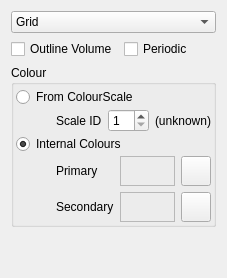
       <widget class="QWidget" name="StylePage">
        <attribute name="title">
         <string>Style</string>
        </attribute>
        <layout class="QVBoxLayout" name="verticalLayout_5">
         <item>
          <widget class="QComboBox" name="GridStyleCombo">
           <property name="sizePolicy">
            <sizepolicy hsizetype="Expanding" vsizetype="Fixed">
             <horstretch>0</horstretch>
             <verstretch>0</verstretch>
            </sizepolicy>
           </property>
           <item>
            <property name="text">
             <string>Grid</string>
            </property>
           </item>
           <item>
            <property name="text">
             <string>Points</string>
            </property>
           </item>
           <item>
            <property name="text">
             <string>Triangles</string>
            </property>
           </item>
           <item>
            <property name="text">
             <string>Solid</string>
            </property>
           </item>
          </widget>
         </item>
         <item>
          <layout class="QHBoxLayout" name="horizontalLayout_9">
           <item>
            <widget class="QCheckBox" name="GridOutlineVolumeCheck">
             <property name="text">
              <string>Outline Volume</string>
             </property>
            </widget>
           </item>
           <item>
            <widget class="QCheckBox" name="GridPeriodicCheck">
             <property name="text">
              <string>Periodic</string>
             </property>
            </widget>
           </item>
          </layout>
         </item>
         <item>
          <widget class="QGroupBox" name="groupBox">
           <property name="title">
            <string>Colour</string>
           </property>
           <layout class="QVBoxLayout">
            <property name="spacing">
             <number>2</number>
            </property>
            <property name="margin">
             <number>2</number>
            </property>
            <item>
             <widget class="QRadioButton" name="GridUseColourScaleRadio">
              <property name="text">
               <string>From ColourScale</string>
              </property>
             </widget>
            </item>
            <item>
             <layout class="QHBoxLayout">
              <property name="spacing">
               <number>6</number>
              </property>
              <property name="margin">
               <number>0</number>
              </property>
              <item>
               <spacer>
                <property name="orientation">
                 <enum>Qt::Horizontal</enum>
                </property>
                <property name="sizeType">
                 <enum>QSizePolicy::Fixed</enum>
                </property>
                <property name="sizeHint" stdset="0">
                 <size>
                  <width>40</width>
                  <height>20</height>
                 </size>
                </property>
               </spacer>
              </item>
              <item>
               <widget class="QLabel" name="label">
                <property name="text">
                 <string>Scale ID</string>
                </property>
               </widget>
              </item>
              <item>
               <widget class="QSpinBox" name="GridColourscaleSpin">
                <property name="minimum">
                 <number>1</number>
                </property>
                <property name="maximum">
                 <number>10</number>
                </property>
               </widget>
              </item>
              <item>
               <widget class="QLabel" name="GridColourscaleName">
                <property name="sizePolicy">
                 <sizepolicy hsizetype="Expanding" vsizetype="Preferred">
                  <horstretch>0</horstretch>
                  <verstretch>0</verstretch>
                 </sizepolicy>
                </property>
                <property name="text">
                 <string>(unknown)</string>
                </property>
               </widget>
              </item>
             </layout>
            </item>
            <item>
             <widget class="QRadioButton" name="GridUseInternalColoursRadio">
              <property name="text">
               <string>Internal Colours</string>
              </property>
              <property name="checked">
               <bool>true</bool>
              </property>
             </widget>
            </item>
            <item>
             <layout class="QHBoxLayout">
              <property name="spacing">
               <number>6</number>
              </property>
              <property name="margin">
               <number>0</number>
              </property>
              <item>
               <spacer>
                <property name="orientation">
                 <enum>Qt::Horizontal</enum>
                </property>
                <property name="sizeType">
                 <enum>QSizePolicy::Fixed</enum>
                </property>
                <property name="sizeHint" stdset="0">
                 <size>
                  <width>40</width>
                  <height>20</height>
                 </size>
                </property>
               </spacer>
              </item>
              <item>
               <layout class="QGridLayout">
                <property name="margin">
                 <number>0</number>
                </property>
                <property name="spacing">
                 <number>6</number>
                </property>
                <item row="0" column="1">
                 <widget class="TColourFrame" name="GridPrimaryColourFrame">
                  <property name="sizePolicy">
                   <sizepolicy hsizetype="Expanding" vsizetype="Ignored">
                    <horstretch>0</horstretch>
                    <verstretch>0</verstretch>
                   </sizepolicy>
                  </property>
                  <property name="minimumSize">
                   <size>
                    <width>24</width>
                    <height>24</height>
                   </size>
                  </property>
                  <property name="toolTip">
                   <string>Standard colour used for all grid vertices (if unsymmetric) or positive values (if symmetric)</string>
                  </property>
                  <property name="frameShape">
                   <enum>QFrame::StyledPanel</enum>
                  </property>
                  <property name="frameShadow">
                   <enum>QFrame::Raised</enum>
                  </property>
                 </widget>
                </item>
                <item row="0" column="2">
                 <widget class="QPushButton" name="GridPrimaryColourButton">
                  <property name="sizePolicy">
                   <sizepolicy hsizetype="Preferred" vsizetype="Preferred">
                    <horstretch>0</horstretch>
                    <verstretch>0</verstretch>
                   </sizepolicy>
                  </property>
                  <property name="minimumSize">
                   <size>
                    <width>30</width>
                    <height>30</height>
                   </size>
                  </property>
                  <property name="maximumSize">
                   <size>
                    <width>30</width>
                    <height>30</height>
                   </size>
                  </property>
                  <property name="toolTip">
                   <string/>
                  </property>
                  <property name="text">
                   <string/>
                  </property>
                  <property name="icon">
                   <iconset resource="icons.qrc">
                    <normaloff>:/basic/icons/basic_colour.svg</normaloff>:/basic/icons/basic_colour.svg</iconset>
                  </property>
                  <property name="autoDefault">
                   <bool>false</bool>
                  </property>
                 </widget>
                </item>
                <item row="0" column="0">
                 <widget class="QLabel" name="label_7">
                  <property name="sizePolicy">
                   <sizepolicy hsizetype="Minimum" vsizetype="Preferred">
                    <horstretch>0</horstretch>
                    <verstretch>0</verstretch>
                   </sizepolicy>
                  </property>
                  <property name="text">
                   <string>Primary</string>
                  </property>
                 </widget>
                </item>
                <item row="1" column="0">
                 <widget class="QLabel" name="label_53">
                  <property name="sizePolicy">
                   <sizepolicy hsizetype="Minimum" vsizetype="Preferred">
                    <horstretch>0</horstretch>
                    <verstretch>0</verstretch>
                   </sizepolicy>
                  </property>
                  <property name="text">
                   <string>Secondary</string>
                  </property>
                 </widget>
                </item>
                <item row="1" column="1">
                 <widget class="TColourFrame" name="GridSecondaryColourFrame">
                  <property name="sizePolicy">
                   <sizepolicy hsizetype="Expanding" vsizetype="Ignored">
                    <horstretch>0</horstretch>
                    <verstretch>0</verstretch>
                   </sizepolicy>
                  </property>
                  <property name="minimumSize">
                   <size>
                    <width>24</width>
                    <height>24</height>
                   </size>
                  </property>
                  <property name="toolTip">
                   <string>Colour of secondary surface</string>
                  </property>
                  <property name="frameShape">
                   <enum>QFrame::StyledPanel</enum>
                  </property>
                  <property name="frameShadow">
                   <enum>QFrame::Raised</enum>
                  </property>
                 </widget>
                </item>
                <item row="1" column="2">
                 <widget class="QPushButton" name="GridSecondaryColourButton">
                  <property name="sizePolicy">
                   <sizepolicy hsizetype="Preferred" vsizetype="Preferred">
                    <horstretch>0</horstretch>
                    <verstretch>0</verstretch>
                   </sizepolicy>
                  </property>
                  <property name="minimumSize">
                   <size>
                    <width>30</width>
                    <height>30</height>
                   </size>
                  </property>
                  <property name="maximumSize">
                   <size>
                    <width>30</width>
                    <height>30</height>
                   </size>
                  </property>
                  <property name="text">
                   <string/>
                  </property>
                  <property name="icon">
                   <iconset resource="icons.qrc">
                    <normaloff>:/basic/icons/basic_colour.svg</normaloff>:/basic/icons/basic_colour.svg</iconset>
                  </property>
                  <property name="autoDefault">
                   <bool>false</bool>
                  </property>
                 </widget>
                </item>
               </layout>
              </item>
             </layout>
            </item>
           </layout>
          </widget>
         </item>
         <item>
          <spacer>
           <property name="orientation">
            <enum>Qt::Vertical</enum>
           </property>
           <property name="sizeHint" stdset="0">
            <size>
             <width>20</width>
             <height>40</height>
            </size>
           </property>
          </spacer>
         </item>
        </layout>
       </widget>
